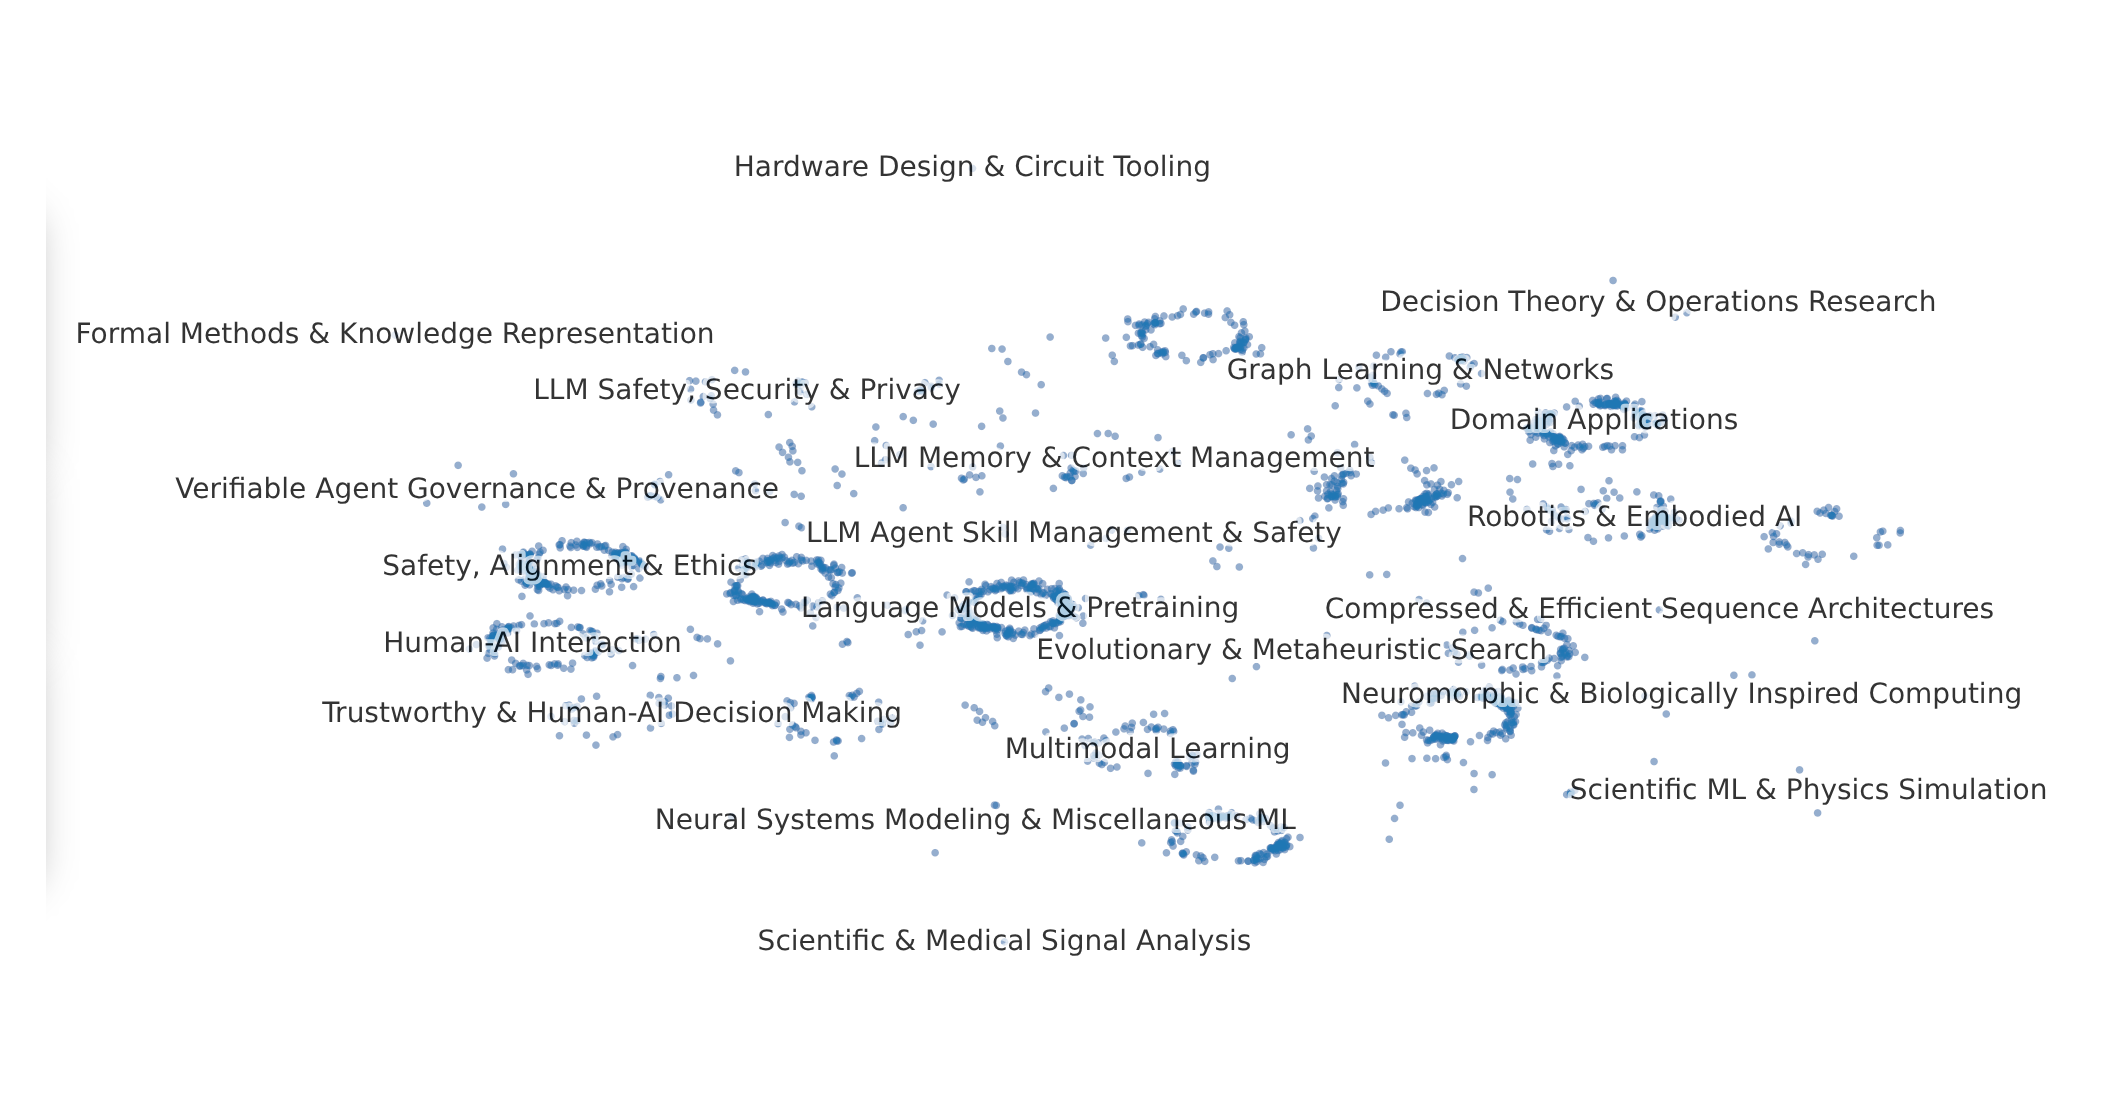

The Python source for this figure:
"""Render a static PNG snapshot of the built Atlas (docs/) for LinkedIn posting.

Serves the freshly built docs/ folder on localhost and screenshots it with
headless Chromium via Playwright. The embedding-atlas pin (0.20.0) still has
the WebGL2 fallback, which renders in headless CI through SwiftShader.

Failure philosophy: this step must never take down the daily pipeline, and a
bad render must never overwrite the previous good snapshot. The screenshot is
written to a temp name and only promoted to atlas_snapshot.png if it passes a
minimum-size sanity check (blank/uniform renders compress far smaller than a
real scatter plot). Any exception logs and exits 0.

After a good render, the image is auto-cropped to the map content: UI chrome
(top bar, color picker, side tabs, status line) is ignored, the bounding box
of the dots + labels is found, padded, and widened/heightened to LinkedIn's
1.91:1 feed ratio on a white background. If cropping fails for any reason
the uncropped screenshot is kept.

Tunables via env:
  SNAPSHOT_SETTLE_SECONDS  extra wait after canvas appears (default 20)
  SNAPSHOT_MIN_BYTES       sanity threshold for a real render (default 80000)
  SNAPSHOT_CROP            "false" to disable the content crop (default on)
"""

import http.server
import os
import socketserver
import sys
import threading
import time

OUTPUT = "atlas_snapshot.png"
TEMP_OUTPUT = "atlas_snapshot_new.png"
DOCS_DIR = "docs"
PORT = 8123
VIEWPORT = {"width": 1200, "height": 627}  # LinkedIn feed aspect (1.91:1)
SCALE = 2                                  # -> 2400x1254 output
SETTLE_SECONDS = int(os.environ.get("SNAPSHOT_SETTLE_SECONDS", "20"))
MIN_BYTES = int(os.environ.get("SNAPSHOT_MIN_BYTES", "80000"))
CROP = os.environ.get("SNAPSHOT_CROP", "true").lower() != "false"
CROP_ASPECT = 1.91      # LinkedIn feed landscape ratio
CROP_PAD_FRAC = 0.04    # padding around content, as a fraction of its size
INK_THRESHOLD = 215     # grayscale value below which a pixel counts as content
# Fractions of the screenshot treated as the plot area (excludes UI chrome).
PLOT_LEFT, PLOT_TOP, PLOT_RIGHT, PLOT_BOTTOM = 0.04, 0.13, 0.995, 0.95


def crop_to_content(path):
    """Crop the screenshot in place to the map content at CROP_ASPECT.

    Returns the new (width, height), or None if nothing was changed.
    """
    from PIL import Image  # installed via sentence-transformers

    im = Image.open(path).convert("RGB")
    W, H = im.size
    x0, y0 = int(W * PLOT_LEFT), int(H * PLOT_TOP)
    x1, y1 = int(W * PLOT_RIGHT), int(H * PLOT_BOTTOM)

    ink = im.crop((x0, y0, x1, y1)).convert("L").point(
        lambda v: 255 if v < INK_THRESHOLD else 0)
    bbox = ink.getbbox()
    if not bbox:
        return None

    l, t, r, b = bbox[0] + x0, bbox[1] + y0, bbox[2] + x0, bbox[3] + y0
    pad = int(max(r - l, b - t) * CROP_PAD_FRAC)
    l, t, r, b = l - pad, t - pad, r + pad, b + pad
    cw, ch = r - l, b - t
    if cw / ch > CROP_ASPECT:
        nh = int(cw / CROP_ASPECT)
        t -= (nh - ch) // 2
        b = t + nh
    else:
        nw = int(ch * CROP_ASPECT)
        l -= (nw - cw) // 2
        r = l + nw

    # White canvas; paste only the in-bounds part of the plot area so any
    # expansion past it (or into UI chrome) stays clean white.
    canvas = Image.new("RGB", (r - l, b - t), (255, 255, 255))
    sl, st, sr, sb = max(l, x0), max(t, y0), min(r, x1), min(b, y1)
    canvas.paste(im.crop((sl, st, sr, sb)), (sl - l, st - t))
    canvas.save(path, optimize=True)
    return canvas.size


def serve_docs():
    """Serve docs/ on 127.0.0.1:PORT in a daemon thread; return the server."""
    def handler(*args, **kwargs):
        return http.server.SimpleHTTPRequestHandler(*args, directory=DOCS_DIR, **kwargs)

    socketserver.TCPServer.allow_reuse_address = True
    httpd = socketserver.TCPServer(("127.0.0.1", PORT), handler)
    threading.Thread(target=httpd.serve_forever, daemon=True).start()
    return httpd


def main():
    if not os.path.isdir(DOCS_DIR):
        print(f"SNAPSHOT SKIP: {DOCS_DIR}/ not found (Atlas build did not run?)")
        return 0

    from playwright.sync_api import sync_playwright

    httpd = serve_docs()
    try:
        with sync_playwright() as p:
            browser = p.chromium.launch(args=[
                "--use-angle=swiftshader",       # software WebGL in headless CI
                "--enable-unsafe-swiftshader",   # newer Chromium gates SW WebGL behind this
            ])
            page = browser.new_page(viewport=VIEWPORT, device_scale_factor=SCALE)
            page.goto(f"http://127.0.0.1:{PORT}/", wait_until="domcontentloaded",
                      timeout=120_000)
            page.wait_for_selector("canvas", timeout=60_000)
            print(f"Canvas found; settling {SETTLE_SECONDS}s for data load + render...")
            time.sleep(SETTLE_SECONDS)
            page.screenshot(path=TEMP_OUTPUT)
            browser.close()
    finally:
        httpd.shutdown()

    size = os.path.getsize(TEMP_OUTPUT) if os.path.exists(TEMP_OUTPUT) else 0
    if size < MIN_BYTES:
        print(f"SNAPSHOT SUSPECT: render is only {size} bytes (< {MIN_BYTES}) — "
              f"likely blank. Keeping previous {OUTPUT}; discarding new render.")
        if os.path.exists(TEMP_OUTPUT):
            os.remove(TEMP_OUTPUT)
        return 0

    dims = f"{VIEWPORT['width'] * SCALE}x{VIEWPORT['height'] * SCALE}"
    if CROP:
        try:
            new_size = crop_to_content(TEMP_OUTPUT)
            if new_size:
                dims = f"cropped to {new_size[0]}x{new_size[1]}"
            else:
                print("SNAPSHOT CROP: no content found; keeping full screenshot.")
        except Exception as e:
            print(f"SNAPSHOT CROP FAILED (non-fatal, keeping full screenshot): "
                  f"{type(e).__name__}: {e}")

    os.replace(TEMP_OUTPUT, OUTPUT)
    print(f"SNAPSHOT OK: {OUTPUT} ({os.path.getsize(OUTPUT)} bytes, {dims})")
    return 0


if __name__ == "__main__":
    try:
        sys.exit(main())
    except Exception as e:
        print(f"SNAPSHOT FAILED (non-fatal): {type(e).__name__}: {e}")
        sys.exit(0)
